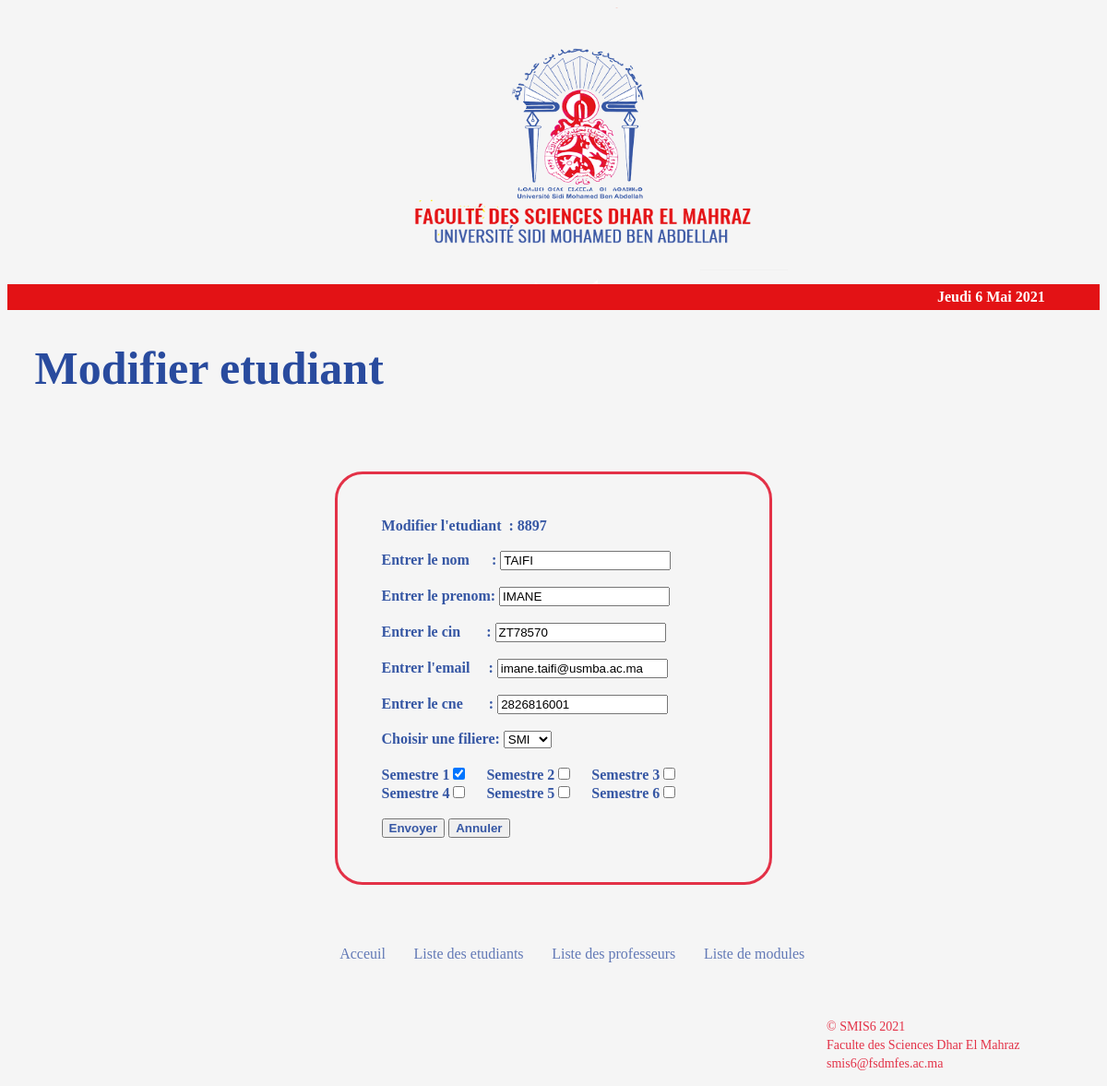
/website/html/modify_student.php?codeE=8897, run on the app's committed database.
### tables this page shows
CREATE TABLE `etudiants` (
  `code_etudiant` int(6) NOT NULL,
  `nom` varchar(100) NOT NULL,
  `prenom` varchar(100) NOT NULL,
  `cin` varchar(10) NOT NULL,
  `email` varchar(100) NOT NULL,
  `cne` varchar(14) NOT NULL,
  `id_filiere` varchar(4) NOT NULL
);

### website/html/templates/data.php (called while the page is built, shortened)
<?php
require('config.php');
$sql = 'SELECT * FROM etudiants;';
$result = mysqli_query($conn,$sql);
$etudiants = [];
while($etudiant = mysqli_fetch_assoc($result)){
	$etudiants[] = $etudiant;
}
function getStudentByCode($code){
	global $etudiants;
	foreach ($etudiants as $etudiant) {
			if ($code == $etudiant['code_etudiant']) {
				return $etudiant;
			}
		}
}
?>

### website/html/modify_student.php (the view, shortened to what this page needs)
<?php
require('templates/data.php');
if (isset($_GET['codeE'])) {
	$codeE = $_GET['codeE'];
    $etudiant= getStudentByCode($codeE);
}
 Function select_filiere($e){
	GLOBAL $etudiant;
	if($etudiant['id_filiere']==$e){
	echo "selected" ;
}
 }
 require('templates/config.php');
 $sql="SELECT * FROM etudiant_semestre WHERE code_etudiant='$_GET[codeE]'";
 $result= mysqli_query($conn,$sql);
 if($result===false){
	 echo mysqli_error($conn);
 }
 else {
	 $table=[];
	 while($t=mysqli_fetch_assoc($result))
	 {
			$table[]=$t;
	 }
$etat=array_column($table,'etat');
$id_semestre=array('S1','S2','S3','S4','S5','S6');
$c=array_combine($id_semestre,$etat);
Function checkSemester($s){
	global $c;
	if($c["$s"]=='inscris'|| $c["$s"]=='Inscrit'){
		echo "checked";
	}
}
}
?>
<!DOCTYPE html>
<html lang="en">
<head>
    <link rel="stylesheet" type="text/css" href="../css/style.css">
</head>
<body>
<header id="mainHeader">
<?php
include("templates/header.php");
?>
	<div id="main">
		<h1>Modifier etudiant</h1>
	</div>
</header>
<section>
	<div class="form">
	<form class="myForm" action="update_student.php" id="form" method="POST">
			<label>Modifier l'etudiant&nbsp&nbsp: <?=$etudiant['code_etudiant']?></label>
			<input type="hidden" id="code" name="code" value ="<?=$etudiant['code_etudiant']?>" ><br>
            <br>
			<label>Entrer le nom &nbsp &nbsp &nbsp:</label>
			<input type="text" id="nom"name="nom" placeholder="Entrer le nom ici" value = "<?=$etudiant['nom']?>" required><br>
			<br>
			<label>Entrer le prenom:</label>
			<input type="text" id="prenom" name="prenom" placeholder="Entrer le prenom ici" value = "<?=$etudiant['prenom']?>" required><br>
			<br>
			<label>Entrer le cin  &nbsp &nbsp &nbsp :</label>
			<input type="text" id="cin" name="cin" placeholder="Entrer le cin ici" value = "<?=$etudiant['cin']?>" required> <br>
            <br>
			<label>Entrer l'email  &nbsp &nbsp :</label>
			<input type="text" id="email" name="email" placeholder="Entrer l'email' ici" value = "<?=$etudiant['email']?>" required> <br><br>
			<label>Entrer le cne  &nbsp &nbsp &nbsp :</label>
			<input type="text" id="cne" name="cne" placeholder="Entrer le cne ici" value = "<?=$etudiant['cne']?>" required> <br><br>
			<label>Choisir une filiere:</label>
			<select class="mySelect" id="id_filiere" name="id_filiere" >
				<option <?php select_filiere("SMI")?> >SMI</option>
			</select>
			<br><br>
			<label>Semestre 1</label><input type="checkbox" name="S1" id="1"  <?=checkSemester('S1')?> ><label > &nbsp &nbsp</label>
			<label>Semestre 2</label><input type="checkbox" name="S2" id="2" <?=checkSemester('S2')?>><label > &nbsp &nbsp</label>
			<label>Semestre 3</label><input type="checkbox" name="S3" id="3"  <?=checkSemester('S3')?>><label > &nbsp &nbsp</label><br>
			<label>Semestre 4</label><input type="checkbox" name="S4" id="4"  <?=checkSemester('S4')?>><label > &nbsp &nbsp</label>
			<label>Semestre 5</label><input type="checkbox" name="S5" id="5"  <?=checkSemester('S5')?>><label > &nbsp &nbsp</label>
			<label>Semestre 6</label><input type="checkbox" name="S6" id="6"  <?=checkSemester('S6')?>><br><br>
			<input type="submit" id="submit" name="envoyer" value="Envoyer">
			<input type="reset" name="annuler" value="Annuler">
		</form>
	</div>
</section>
<?php
require('templates/nav.php');
 ?>
<?php
require('templates/footer.php');
 ?>
</body>
</html>

### website/css/style.css (style rules this page uses)
body { background-color: whitesmoke; }
h1 { color: #294B9E; text-shadow: currentColor; font-size: 50px; padding-left: 2.5%; }
label,input[type="submit"],input[type="reset"] { color: #3657A4; font-weight: bold; }
.form { padding-top: 50px; padding-bottom: 50px; padding-left:30%; padding-right:30%; }
.myForm { border: solid; border-radius: 30px; border-color: #E33147; padding:10%; }

### data on the page
etudiants: code_etudiant "8897", nom "TAIFI", prenom "IMANE", cin "ZT78570", email "imane.taifi@usmba.ac.ma", cne "2826816001", id_filiere "SMI"

### other printed values
$ln["jour"][$jour_de_la_semaine] "Jeudi"
$jour_du_mois "6"
$ln["mois"][$mois] "Mai"
$annee "2021"
